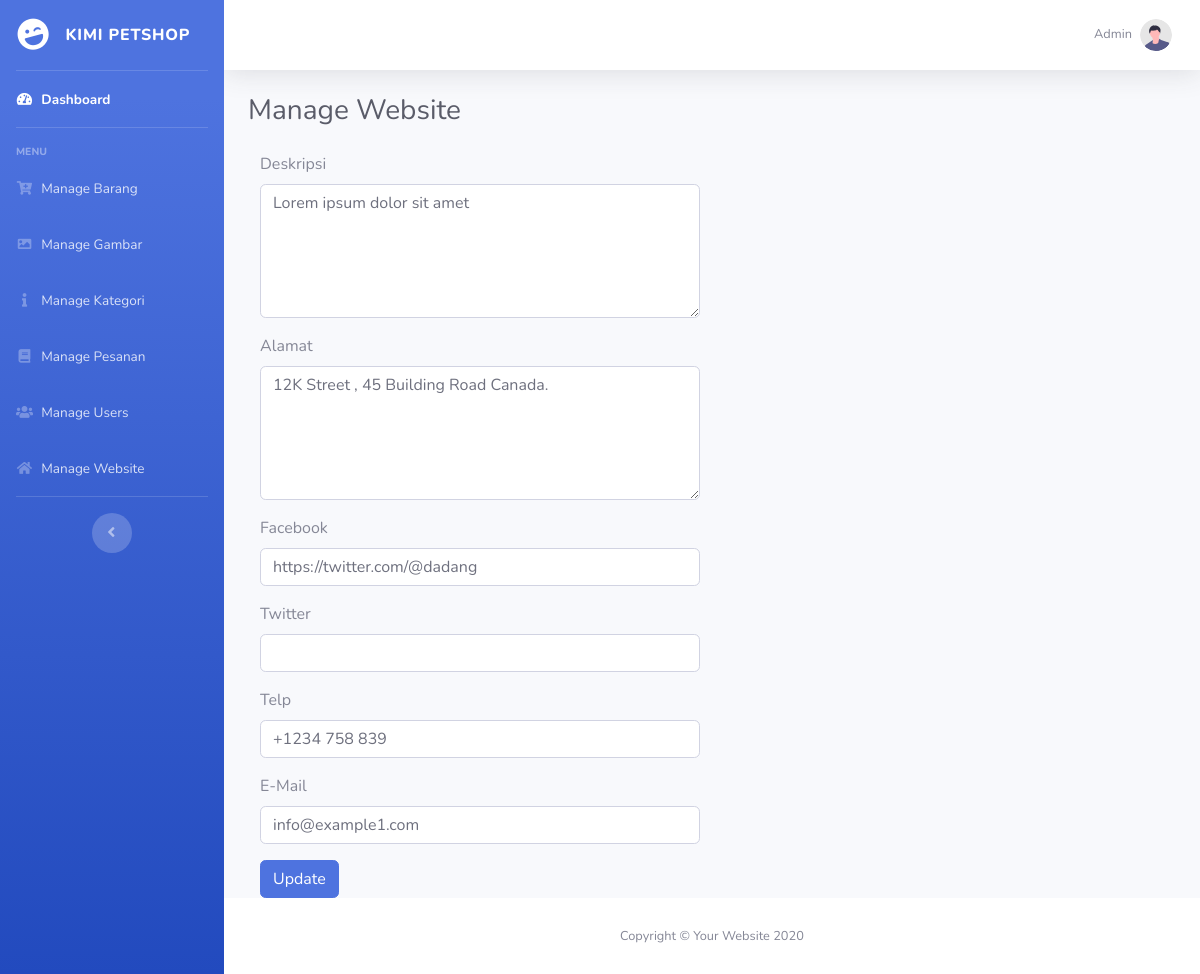
The app's page /admin/manage_web.php (signed in) with its own data.
### tables this page shows
CREATE TABLE `tbl_setting` (
  `id` int(11) NOT NULL,
  `deskripsi` text NOT NULL,
  `alamat` text NOT NULL,
  `email` varchar(50) NOT NULL,
  `telp` varchar(20) NOT NULL,
  `facebook` text NOT NULL,
  `twitter` text NOT NULL
);

### action/connect.php (called while the page is built, shortened)
<?php
$baseURL = "http://localhost/olshop_petshop/";
?>

### admin/manage_web.php (the view, shortened to what this page needs)
<?php
include '../action/connect.php';
function base_url($link){
    $link = empty($link) ? "" : $link;
    return "http://localhost/olshop_petshop/".$link;
}
?>
<!DOCTYPE html>
<html>
<head>
    <link href="<?= base_url('assets_admin/') ?>vendor/fontawesome-free/css/all.min.css" rel="stylesheet" type="text/css">
    <link href="<?= base_url('assets_admin/') ?>css/sb-admin-2.min.css" rel="stylesheet">
    <link rel="stylesheet" type="text/css" href="<?= base_url('assets_admin/vendor/datatables/dataTables.bootstrap4.min.css') ?>">
</head>
<body id="page-top">
    <div id="wrapper">
        <?php
        include('../view/admin/layout/sidebar.php');
         ?>
        <div id="content-wrapper" class="d-flex flex-column">
            <div id="content">
                <?php
                include('../view/admin/layout/topbar.php');
                 ?>
                <div class="container-fluid">
                    <div class="d-sm-flex align-items-center justify-content-between mb-4">
                        <h1 class="h3 mb-0 text-gray-800">Manage Website</h1>
                    </div>
                    <?php
                    $query = "select * from tbl_setting";
                    $result = mysqli_query($conn,$query);
                    while($row = mysqli_fetch_assoc($result)){
                    ?>
                    <div class="col-md-6">
                        <form method="post" action="<?= $baseURL ?>action/update_setting.php">
                            <div class="form-group">
                                <label>Deskripsi</label>
                                <textarea class="form-control" name="deskripsi" rows="5"><?= $row['deskripsi'] ?></textarea>
                            </div>
                            <div class="form-group">
                                <label>Alamat</label>
                                <textarea class="form-control" name="alamat" rows="5"><?= $row['alamat'] ?></textarea>
                            </div>
                            <div class="form-group">
                                <label>Facebook</label>
                                <input class="form-control" name="facebook" value="<?= $row['facebook'] ?>" />
                            </div>
                            <div class="form-group">
                                <label>Twitter</label>
                                <input class="form-control" name="facebook" value="<?= $row['twitter'] ?>" />
                            </div>
                            <div class="form-group">
                                <label>Telp</label>
                                <input type="text" class="form-control" name="telp" value="<?= $row['telp'] ?>" />
                            </div>
                            <div class="form-group">
                                <label>E-Mail</label>
                                <input type="email" class="form-control" name="email"  value="<?= $row['email'] ?>" />
                            </div>
                            <button class="btn btn-primary">Update</button>
                        </form>
                    </div>
                <?php } ?>
                </div>
            </div>
            <?php
            include('../view/admin/layout/footer.php');
             ?>
        </div>
    </div>
</body>
</html>

### records on screen
tbl_setting: deskripsi "Lorem ipsum dolor sit amet", alamat "12K Street , 45 Building Road Canada.", facebook "https://twitter.com/@dadang", telp "+1234 758 839", email "info@example1.com"
